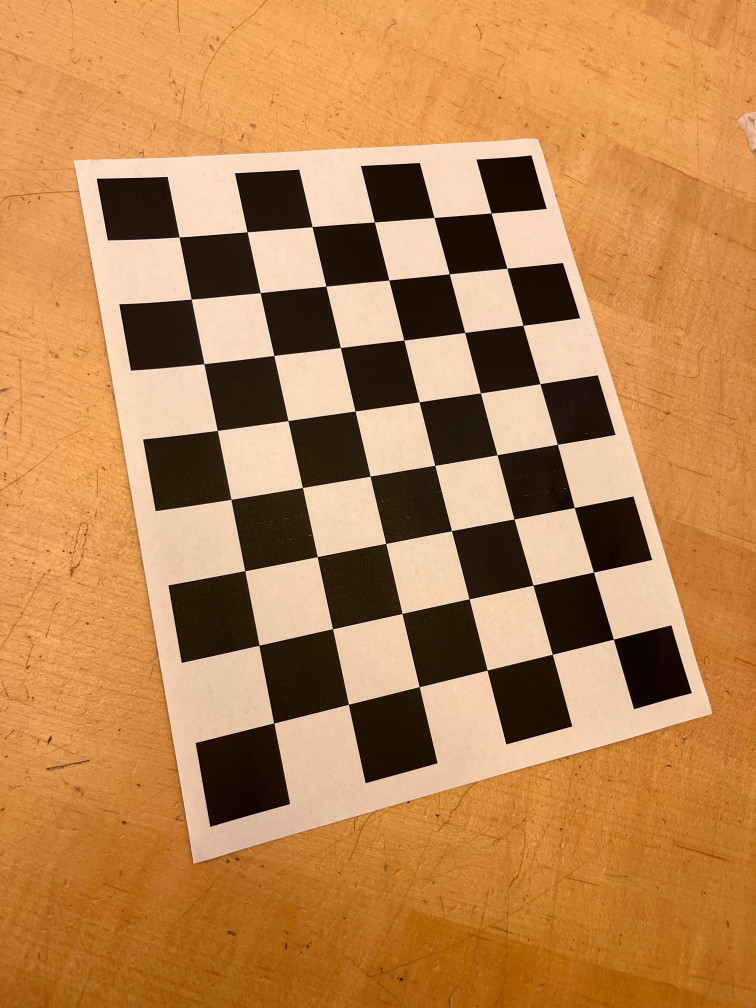
#> input picture Excercises/Week1HW/camera_calibration_photo_mosaic/calibration_photos/calib1.jpg, 3024 x 4032 px (shown at 1/4 size); its folder holds only this picture in this run
$ python camera_calibration.py
#> lines starting #> are read from the running program, lines starting #| are printed output that depends on the picture; long printed decimals are rounded
import numpy as np
import cv2 as cv
import glob

chessboardSize = (8,6)
frameSize = (4032,3024)

# termination criteria
criteria = (cv.TERM_CRITERIA_EPS + cv.TERM_CRITERIA_MAX_ITER, 30, 0.001)


objp = np.zeros((chessboardSize[0] * chessboardSize[1], 3), np.float32)
objp[:,:2] = np.mgrid[0:chessboardSize[0],0:chessboardSize[1]].T.reshape(-1,2)

size_of_chessboard_squares_mm = 20
objp = objp * size_of_chessboard_squares_mm


# Arrays to store object points and image points from all the images.
objpoints = [] # 3d point in real world space
imgpoints = [] # 2d points in image plane.


images = glob.glob('calibration_photos/*.jpg')
print(f"Found {len(images)} images.")

for image in images:

    img = cv.imread(image)
#> img is the input picture: shape (4032, 3024, 3); mean B, G, R 81, 131.8, 185
    if img is None:
        print(f"Failed to read image: {image}")
        continue
    gray = cv.cvtColor(img, cv.COLOR_BGR2GRAY)
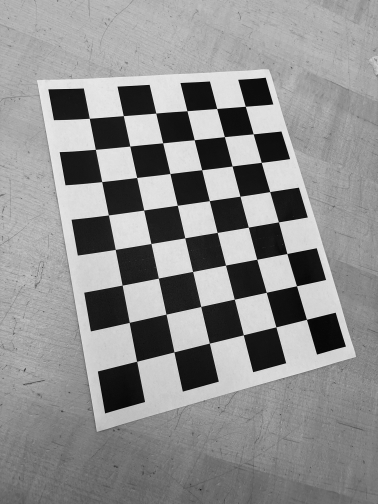
#> gray: shape (4032, 3024) (shown at 1/8 size); min 1, max 253, mean 142

    # Find the chess board corners
    ret, corners = cv.findChessboardCorners(gray, chessboardSize, None)
#> ret = True; corners = 48 rows, first 8: [1965.7, 853.9], [2028.7, 1074.6], [2093.6, 1303.2], [2161.3, 1536.7], [2230.7, 1778.9], [2298.2, 2031.6], [2374.9, 2289.7], [2454.5, 2557.5]

    # If found, add object points, image points (after refining them)
    if ret == True:

        objpoints.append(objp)
        corners2 = cv.cornerSubPix(gray, corners, (11,11), (-1,-1), criteria)
#> corners2 = 48 rows, first 8: [1965.7, 853.8], [2028.7, 1074.5], [2093.3, 1302.6], [2161.3, 1536.3], [2230.7, 1778.7], [2298.4, 2031.5], [2375.2, 2289.8], [2454.4, 2557.7]
        imgpoints.append(corners)

        # Draw and display the corners
        cv.drawChessboardCorners(img, chessboardSize, corners2, ret)
        img = cv.resize(img, (4032//4,3024//4))
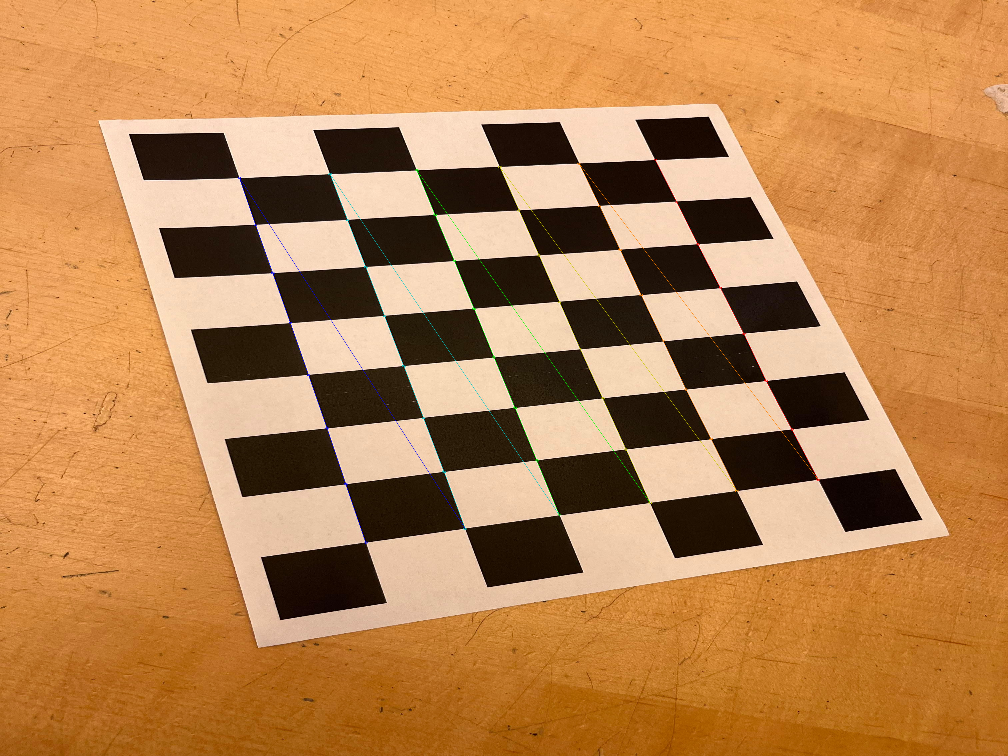
#> img: shape (756, 1008, 3); mean B, G, R 81, 131.9, 185
        cv.imshow('img', img)
        cv.waitKey(1000)
    else:
        print(f"Chessboard corners not found in image: {image}")


cv.destroyAllWindows()


############## CALIBRATION #######################################################

ret, cameraMatrix, dist, rvecs, tvecs = cv.calibrateCamera(objpoints, imgpoints, frameSize, None, None)
#> ret = 1.19; cameraMatrix = [[4442.4, 0, 1867.6], [0, 4412.8, 1456.1], [0, 0, 1]]; dist = [[0.00275, 1.11, -0.0133, 0.00959, -4.1]]; rvecs = ([-0.536, -0.0198, 1.34],); tvecs = ([7.96, -49.17, 361.4],)
np.savez('camera_calibration.npz', mtx=cameraMatrix, dist=dist)

# Reprojection Error
mean_error = 0

for i in range(len(objpoints)):
    imgpoints2, _ = cv.projectPoints(objpoints[i], rvecs[i], tvecs[i], cameraMatrix, dist)
    error = cv.norm(imgpoints[i], imgpoints2, cv.NORM_L2)/len(imgpoints2)
    mean_error += error
#> this loop made 1 pass
#> (error, mean_error) on pass 1: (0.171, 0.171)
#> after the loop, mean_error = 0.171

print( "total error: {}".format(mean_error/len(objpoints)) )
#| total error: 0.171

$ run again, on Excercises/Week1HW/camera_calibration_photo_mosaic/calibration_photos/calib5.jpg
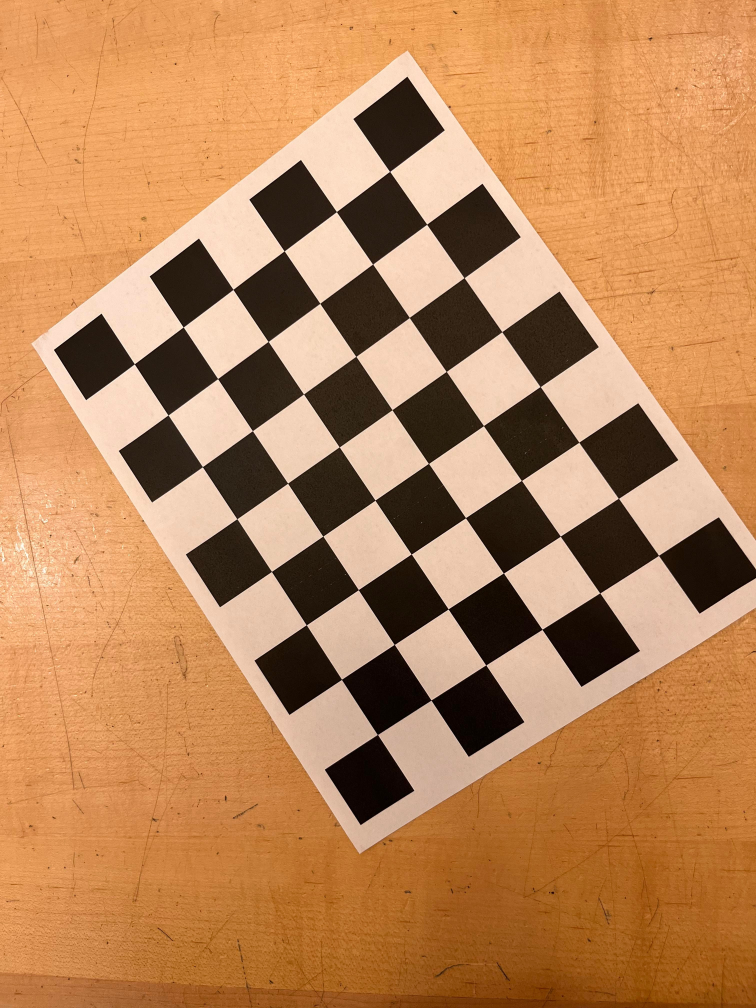
#> input picture Excercises/Week1HW/camera_calibration_photo_mosaic/calibration_photos/calib5.jpg, 3024 x 4032 px (shown at 1/4 size)
#> img is the input picture: shape (4032, 3024, 3); mean B, G, R 88.1, 133.2, 185.8
#> `gray = cv.cvtColor(img, cv.COLOR_BGR2GRAY)`:
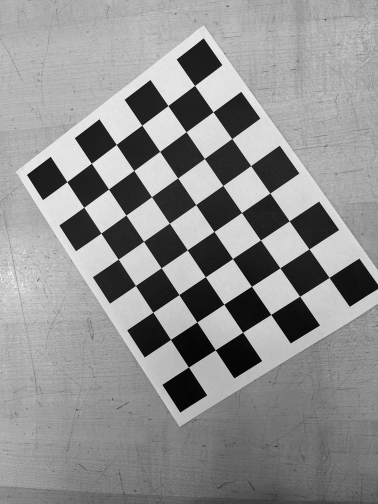
#> gray: shape (4032, 3024) (shown at 1/8 size); min 0, max 254, mean 143.8
#> `ret, corners = cv.findChessboardCorners(gray, chessboardSize, None)`: ret = True; corners = 48 rows, first 8: [1559.7, 687.3], [1708.5, 897.9], [1856.3, 1112.4], [2008, 1329.7], [2161.5, 1548], [2316.7, 1770.6], [2476, 1995.4], [2634.8, 2222.3]
#> corners2 = 48 rows, first 8: [1560.1, 687.2], [1708.2, 898.4], [1857.7, 1112.5], [2008.9, 1328.5], [2162, 1548.2], [2316.7, 1770.3], [2475, 1994.7], [2634.9, 2222.8]
#> `img = cv.resize(img, (4032//4,3024//4))`:
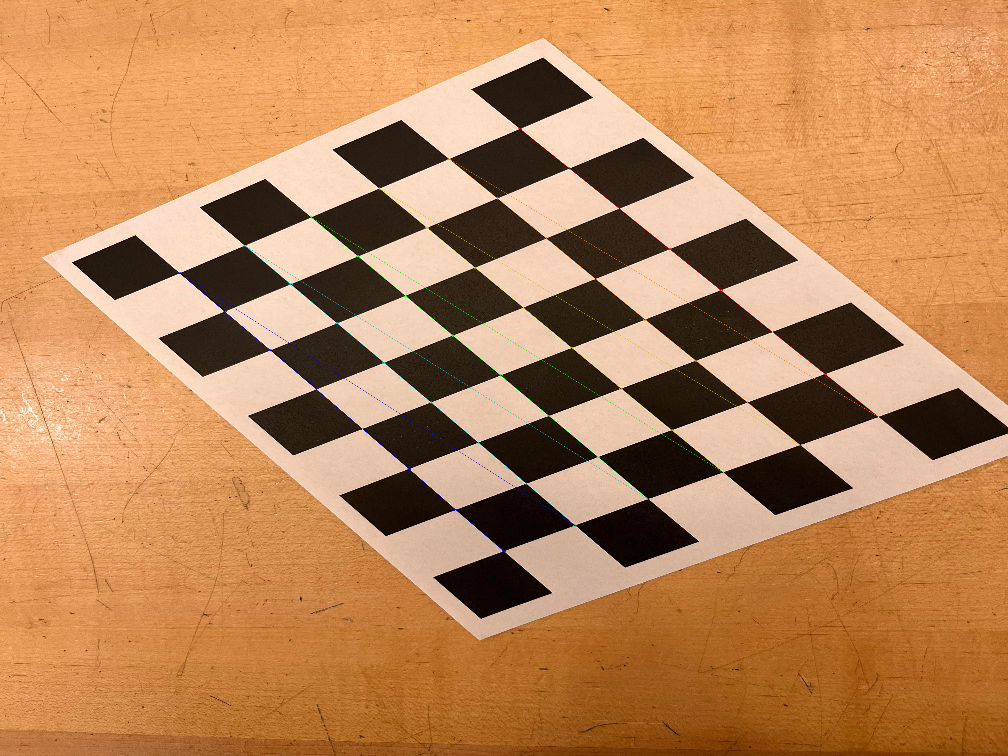
#> img: shape (756, 1008, 3); mean B, G, R 88.1, 133.2, 185.8
#> `ret, cameraMatrix, dist, rvecs, tvecs = cv.calibrateCamera(objpoints, ..`: ret = 4.36; cameraMatrix = [[25892.9, 0, 1949.7], [0, 32332.9, 2137.5], [0, 0, 1]]; dist = [[-0.772, 978.3, 0.223, 0.469, -6679.7]]; rvecs = ([0.625, -0.302, 0.939],); tvecs = ([-30.25, -86.86, 1850.1],)
#> the loop `for i in range(len(objpoints)):` made 1 pass
#> (error, mean_error) on pass 1: (0.63, 0.63)
#> after the loop `for i in range(len(objpoints)):`: mean_error = 0.63
#| total error: 0.6296

$ run again, on Excercises/Week1HW/camera_calibration_photo_mosaic/calibration_photos/calib6.jpg
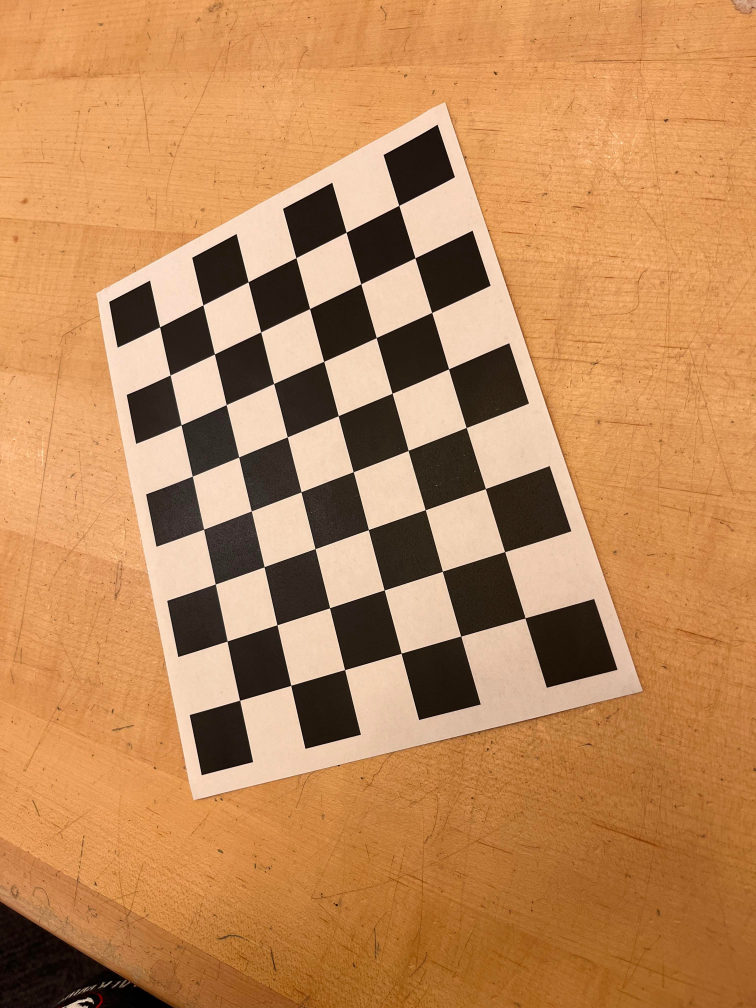
#> input picture Excercises/Week1HW/camera_calibration_photo_mosaic/calibration_photos/calib6.jpg, 3024 x 4032 px (shown at 1/4 size)
#> img is the input picture: shape (4032, 3024, 3); mean B, G, R 88.7, 136.8, 190.3
#> `gray = cv.cvtColor(img, cv.COLOR_BGR2GRAY)`:
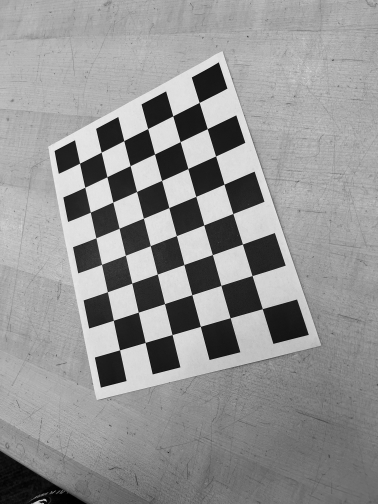
#> gray: shape (4032, 3024) (shown at 1/8 size); min 0, max 253, mean 147.3
#> `ret, corners = cv.findChessboardCorners(gray, chessboardSize, None)`: ret = True; corners = 48 rows, first 8: [1596.8, 823.3], [1661.4, 1033.3], [1728.5, 1251.8], [1795.7, 1477.2], [1866.3, 1711.7], [1942.6, 1956.5], [2020, 2208], [2101.3, 2473.4]
#> corners2 = 48 rows, first 8: [1596.7, 823.1], [1661.4, 1032.8], [1728.3, 1251.5], [1795.7, 1477.1], [1866.3, 1711.6], [1942.9, 1955.9], [2020, 2208.1], [2101.3, 2472.8]
#> `img = cv.resize(img, (4032//4,3024//4))`:
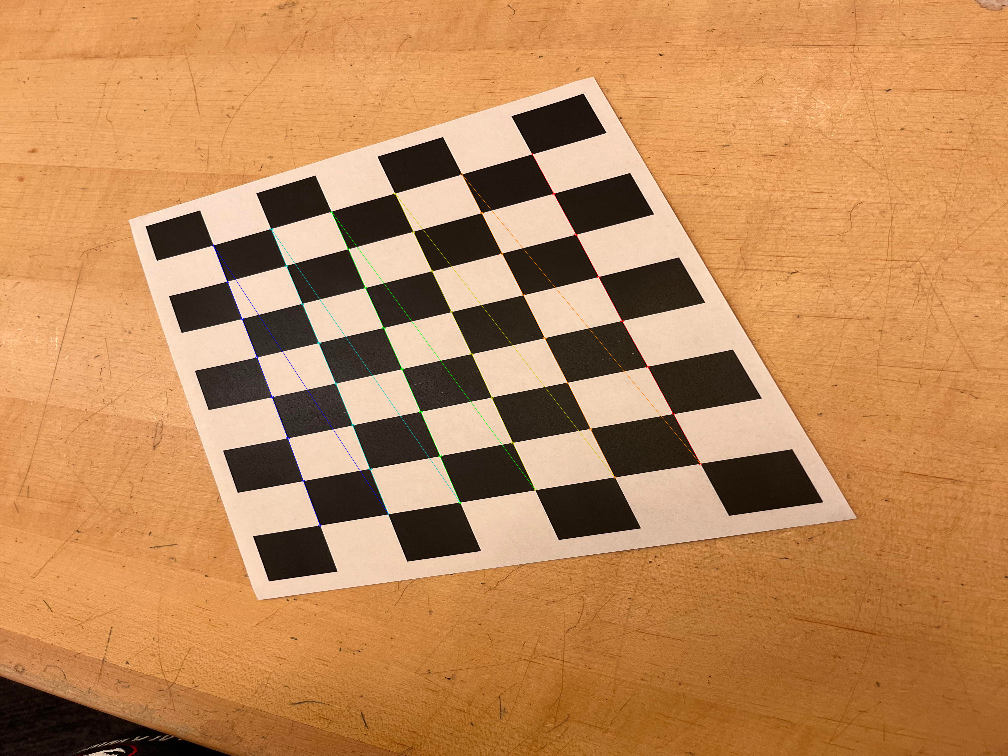
#> img: shape (756, 1008, 3); mean B, G, R 88.7, 136.8, 190.2
#> `ret, cameraMatrix, dist, rvecs, tvecs = cv.calibrateCamera(objpoints, ..`: ret = 0.877; cameraMatrix = [[5117.3, 0, 2007.4], [0, 4263.6, 1620.7], [0, 0, 1]]; dist = [[0.021, 1.19, -0.00127, 0.00514, -5.37]]; rvecs = ([0.25, 0.599, 1.19],); tvecs = ([-28.55, -66.49, 355.6],)
#> the loop `for i in range(len(objpoints)):` made 1 pass
#> (error, mean_error) on pass 1: (0.127, 0.127)
#> after the loop `for i in range(len(objpoints)):`: mean_error = 0.127
#| total error: 0.1265
